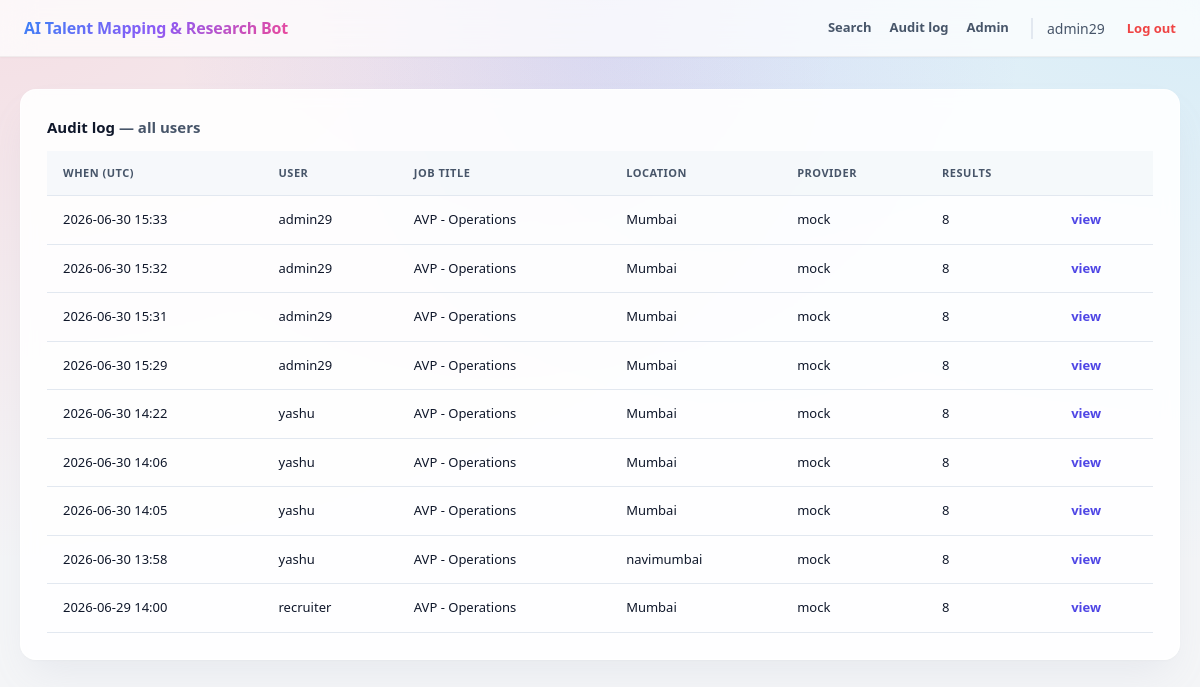
The page /audit/ (signed in) on the database its author committed.
### mapping/models.py (models this page shows, shortened)
class SearchRun(models.Model):
    user = models.ForeignKey(settings.AUTH_USER_MODEL, on_delete=models.SET_NULL,
                             null=True, related_name="search_runs")
    created_at = models.DateTimeField(default=timezone.now, db_index=True)
    provider = models.CharField(max_length=64)
    job_title = models.CharField(max_length=255)
    industry = models.CharField(max_length=255)
    location = models.CharField(max_length=255)
    min_years_experience = models.PositiveIntegerField()
    skills = models.JSONField(default=list)
    optional_filters = models.JSONField(default=dict)
    result_count = models.PositiveIntegerField(default=0)
    filtered_out = models.PositiveIntegerField(default=0)
    class Meta:
        ordering = ["-created_at"]

### mapping/views.py (the view)
# urls.py: path("audit/", views.audit_view, name="audit"),
@login_required
def audit_view(request):
    runs = _visible_runs(request.user)[:100]
    return render(request, "mapping/audit.html", {"runs": runs, "is_admin": _is_admin(request.user)})

### mapping/views.py (called while the page is built)
def _is_admin(user) -> bool:
    return user.is_superuser or user.is_staff or user.groups.filter(name="admin").exists()

def _visible_runs(user):
    qs = SearchRun.objects.all()
    return qs if _is_admin(user) else qs.filter(user=user)

### templates/mapping/audit.html
{% extends "base.html" %}
{% block content %}
<div class="panel">
  <h2 style="margin-top:0; font-size:15px;">Audit log
    <span class="muted">— {% if is_admin %}all users{% else %}your searches{% endif %}</span></h2>
  <table>
    <thead><tr><th>When (UTC)</th><th>User</th><th>Job title</th><th>Location</th>
      <th>Provider</th><th>Results</th><th></th></tr></thead>
    <tbody>
    {% for run in runs %}
      <tr>
        <td>{{ run.created_at|date:"Y-m-d H:i" }}</td>
        <td>{{ run.user.username|default:"—" }}</td>
        <td>{{ run.job_title }}</td>
        <td>{{ run.location }}</td>
        <td>{{ run.provider }}</td>
        <td>{{ run.result_count }}</td>
        <td><a class="rowlink" href="{% url 'mapping:run_detail' run.id %}">view</a></td>
      </tr>
    {% empty %}
      <tr><td colspan="7" class="muted">No searches yet.</td></tr>
    {% endfor %}
    </tbody>
  </table>
</div>
{% endblock %}

### templates/base.html (shortened to what this page needs)
<!DOCTYPE html>
<html lang="en">
<head>
</head>
<body>
  <header>
    <h1>AI Talent Mapping &amp; Research Bot</h1>
    <nav>
      {% if user.is_authenticated %}
        <a href="{% url 'mapping:search' %}">Search</a>
        <a href="{% url 'mapping:audit' %}">Audit log</a>
        {% if user.is_staff %}<a href="/admin/">Admin</a>{% endif %}
        <span class="muted" style="border-left: 2px solid var(--line); padding-left: 14px; margin-left: 4px; font-weight: 500;">{{ user.username }}</span>
        <form id="logout-form" action="{% url 'logout' %}" method="post" style="display: inline;">
          <a href="#" onclick="document.getElementById('logout-form').submit(); return false;" style="color: #ef4444; margin-left: 4px;">Log out</a>
        </form>
      {% endif %}
    </nav>
  </header>
  <div class="wrap">{% block content %}{% endblock %}</div>
</body>
</html>

### templates/base.html (style rules this page uses)
:root { --panel: #ffffff; --line: #e2e8f0; --ink: #0f172a; --mut: #475569; --accent: #4f46e5; --accent-hover: #4338ca; --good: #10b981; --warn: #f59e0b; }
* { box-sizing:border-box; }
body { margin: 0; font: 14px/1.5 system-ui, -apple-system, Segoe UI, Roboto, sans-serif; background-color: #f4f5f7; background-image: radial-gradient(at 0% 0%, rgba(244, 63, 94, 0.12) 0px, transparent 50%), radial-gradient(at 50% 0%, rgba(99, 102, 241, 0.15) 0px, transparent 50%), radial-gradient(at 100% 0%, rgba(56, 189, 248, 0.15) 0px, transparent 50%); color: var(--ink); min-height: 100vh; }
header { display: flex; align-items: center; gap: 20px; padding: 16px 24px; border-bottom: 1px solid rgba(0, 0, 0, 0.05); background: rgba(255, 255, 255, 0.75); backdrop-filter: blur(16px); position: sticky; top: 0; z-index: 100; box-shadow: 0 1px 2px 0 rgba(0, 0, 0, 0.03); }
header h1 { font-size: 16px; margin: 0; font-weight: 700; letter-spacing: -0.2px; background: linear-gradient(135deg, #3b82f6 0%, #8b5cf6 50%, #ec4899 100%); -webkit-background-clip: text; -webkit-text-fill-color: transparent; }
header nav { display:flex; gap:18px; margin-left:auto; align-items:center; }
header a { color:var(--mut); text-decoration:none; transition: all 0.2s ease; font-weight: 600; font-size: 13px; }
.wrap { max-width:1200px; margin:0 auto; padding:32px 20px; }
.panel { background: rgba(255, 255, 255, 0.9); border: 1px solid rgba(255, 255, 255, 0.7); border-radius: 16px; padding: 26px; backdrop-filter: blur(8px); box-shadow: 0 1px 3px rgba(0,0,0,0.02), 0 20px 40px -12px rgba(148, 163, 184, 0.16); }
table { width:100%; border-collapse:collapse; margin-top:8px; }
th, td { text-align:left; padding:14px 16px; border-bottom:1px solid var(--line); font-size:13px; }
th { color:var(--mut); font-weight:600; background: rgba(241, 245, 249, 0.6); text-transform: uppercase; font-size: 11px; letter-spacing: 0.5px; }
.muted { color:var(--mut); }
a.rowlink { color:var(--accent); text-decoration:none; font-weight: 600; }

### rows shown on the page
SearchRun: created_at "2026-06-30 15:33", user.username "admin29", job_title "AVP - Operations", location "Mumbai", provider "mock", result_count "8"
SearchRun: created_at "2026-06-30 15:32", user.username "admin29", job_title "AVP - Operations", location "Mumbai", provider "mock", result_count "8"
SearchRun: created_at "2026-06-30 15:31", user.username "admin29", job_title "AVP - Operations", location "Mumbai", provider "mock", result_count "8"
SearchRun: created_at "2026-06-30 15:29", user.username "admin29", job_title "AVP - Operations", location "Mumbai", provider "mock", result_count "8"
SearchRun: created_at "2026-06-30 14:22", user.username "yashu", job_title "AVP - Operations", location "Mumbai", provider "mock", result_count "8"
SearchRun: created_at "2026-06-30 14:06", user.username "yashu", job_title "AVP - Operations", location "Mumbai", provider "mock", result_count "8"
SearchRun: created_at "2026-06-30 14:05", user.username "yashu", job_title "AVP - Operations", location "Mumbai", provider "mock", result_count "8"
SearchRun: created_at "2026-06-30 13:58", user.username "yashu", job_title "AVP - Operations", location "navimumbai", provider "mock", result_count "8"
SearchRun: created_at "2026-06-29 14:00", user.username "recruiter", job_title "AVP - Operations", location "Mumbai", provider "mock", result_count "8"

### other values the page prints
{{ user.username }} "admin29"
